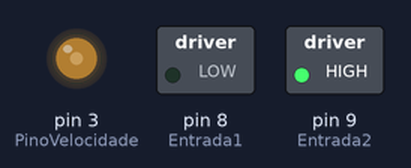
This sketch was run on a simulated Arduino Uno, built with avr-gcc and run on an emulated ATmega328P. Shown: switched loads named in the sketch (green lamp = pin HIGH), output pins drawn as LEDs (lit = HIGH).

Above: at 0.15 s.
At 2.25 s:
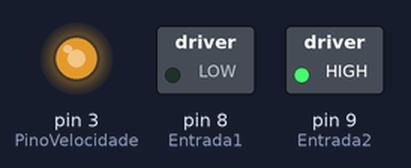
At 12.1 s:
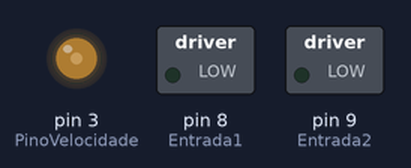
At 17.6 s:
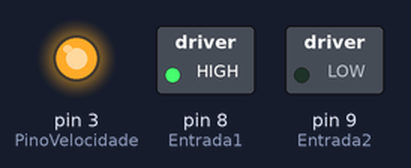
At 24.53 s:
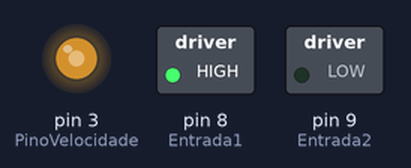
At 31.7 s:
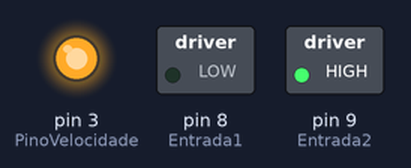
Timing chart, 0 to 40.0 s (numbered marks = the images above):
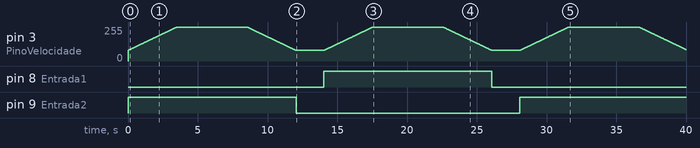

The sketch:

motor12V.ino
```cpp
int PinoVelocidade = 3;
int Entrada1 = 8;
int Entrada2 = 9;
int velocidade;

void setup()
{
  //Define os pinos como saida
  pinMode(PinoVelocidade, OUTPUT);
  pinMode(Entrada1, OUTPUT);
  pinMode(Entrada2, OUTPUT);
}

void loop()
{

  digitalWrite(Entrada1, LOW);
  digitalWrite(Entrada2, HIGH);
  velocidade = 80;
  for (velocidade=80;velocidade<256;velocidade++){
    analogWrite(PinoVelocidade, velocidade);
    delay(20);
  }
  delay(5000);
  for (velocidade = 255;velocidade>79;velocidade--){
    analogWrite(PinoVelocidade, velocidade);
    delay(20);
  }
  para_motor();


  //Aciona o motor no sentido inverso
  digitalWrite(Entrada1, HIGH);
  digitalWrite(Entrada2, LOW);
  velocidade = 80;
  for (velocidade=80;velocidade<256;velocidade++){
    analogWrite(PinoVelocidade, velocidade);
    delay(20);
  }
  delay(5000);
  for (velocidade = 255;velocidade>79;velocidade--){
    analogWrite(PinoVelocidade, velocidade);
    delay(20);
  }
  para_motor();

}


void para_motor()
{
  digitalWrite(Entrada1, LOW);
  digitalWrite(Entrada2, LOW);
  delay(2000);
}
/*

int PinoVelocidade = 3; //Ligado ao pino 1 do L293D
int Entrada1 = 8; //Ligado ao pino 2 do L293D
int Entrada2 = 9; //Ligado ao pino 7 do L293D

void setup()
{
  //Define os pinos como saida
  pinMode(PinoVelocidade, OUTPUT);
  pinMode(Entrada1, OUTPUT);
  pinMode(Entrada2, OUTPUT);
}

void loop()
{
  //Define a velocidade de rotacao
  int velocidade = 255;
  analogWrite(PinoVelocidade, velocidade);

  //Aciona o motor
  digitalWrite(Entrada1, LOW);
  digitalWrite(Entrada2, HIGH);
  delay(5000);

  //Chama a rotina de parada do motor
  para_motor();

  //Aciona o motor no sentido inverso
  digitalWrite(Entrada1, HIGH);
  digitalWrite(Entrada2, LOW);
  delay(5000);
  para_motor();
}

void para_motor()
{
  digitalWrite(Entrada1, LOW);
  digitalWrite(Entrada2, LOW);
  delay(1500);
}  */
```

Measured:
- by itself, pin 8 (Entrada1): LOW → HIGH at 14.0 s, → LOW 12.0 s later
- by itself, pin 9 (Entrada2): LOW → HIGH at 0.00 s, → LOW 12.0 s later, → HIGH 16.0 s later
